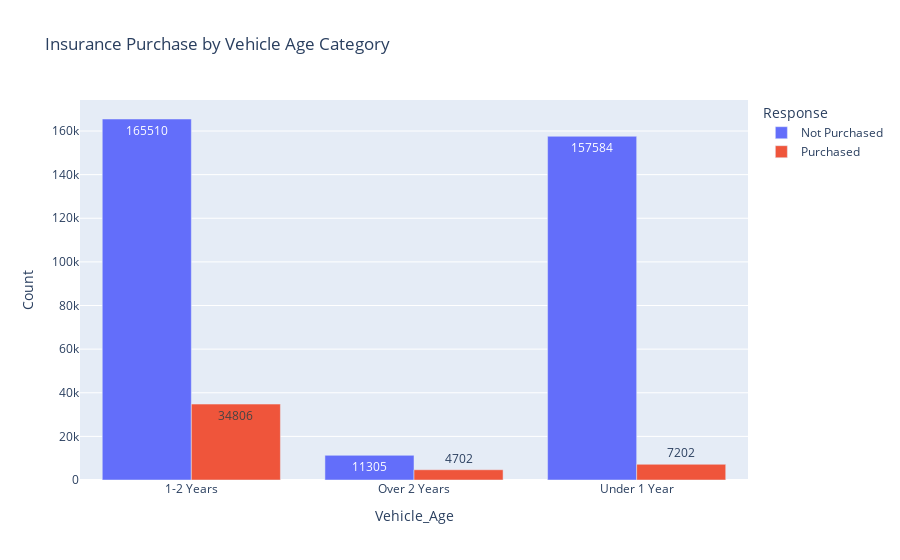

Notebook code for this chart:
### Markdown cell above
Q3: Which vehicle age groups are converting better?

### Code cell
# Count responses by vehicle age
vehicle_age_counts = df.groupby(['Vehicle_Age', 'Response']).size().reset_index(name='Count')
vehicle_age_counts['Response'] = vehicle_age_counts['Response'].map({1: 'Purchased', 0: 'Not Purchased'})

# Plot
fig = px.bar(vehicle_age_counts, x='Vehicle_Age', y='Count', color='Response',
             barmode='group', text='Count',
             title='Insurance Purchase by Vehicle Age Category')
fig.show()

### Figure 1 — Plotly figure (JSON) as saved in the notebook; plotly's stock layout.template omitted (floating-point values rounded to 4 significant figures)
{"data": [{"alignmentgroup": "True", "hovertemplate": "Response=Not Purchased<br>Vehicle_Age=%{x}<br>Count=%{text}<extra></extra>", "legendgroup": "Not Purchased", "marker": {"color": "#636efa", "pattern": {"shape": ""}}, "name": "Not Purchased", "offsetgroup": "Not Purchased", "orientation": "v", "showlegend": true, "text": [165500.0, 11300.0, 157600.0], "textposition": "auto", "type": "bar", "x": ["1-2 Years", "Over 2 Years", "Under 1 Year"], "xaxis": "x", "y": [165510, 11305, 157584], "yaxis": "y"}, {"alignmentgroup": "True", "hovertemplate": "Response=Purchased<br>Vehicle_Age=%{x}<br>Count=%{text}<extra></extra>", "legendgroup": "Purchased", "marker": {"color": "#EF553B", "pattern": {"shape": ""}}, "name": "Purchased", "offsetgroup": "Purchased", "orientation": "v", "showlegend": true, "text": [34810.0, 4702.0, 7202.0], "textposition": "auto", "type": "bar", "x": ["1-2 Years", "Over 2 Years", "Under 1 Year"], "xaxis": "x", "y": [34806, 4702, 7202], "yaxis": "y"}], "layout": {"barmode": "group", "legend": {"title": {"text": "Response"}, "tracegroupgap": 0}, "title": {"text": "Insurance Purchase by Vehicle Age Category"}, "xaxis": {"anchor": "y", "domain": [0, 1], "title": {"text": "Vehicle_Age"}}, "yaxis": {"anchor": "x", "domain": [0, 1], "title": {"text": "Count"}}}}
